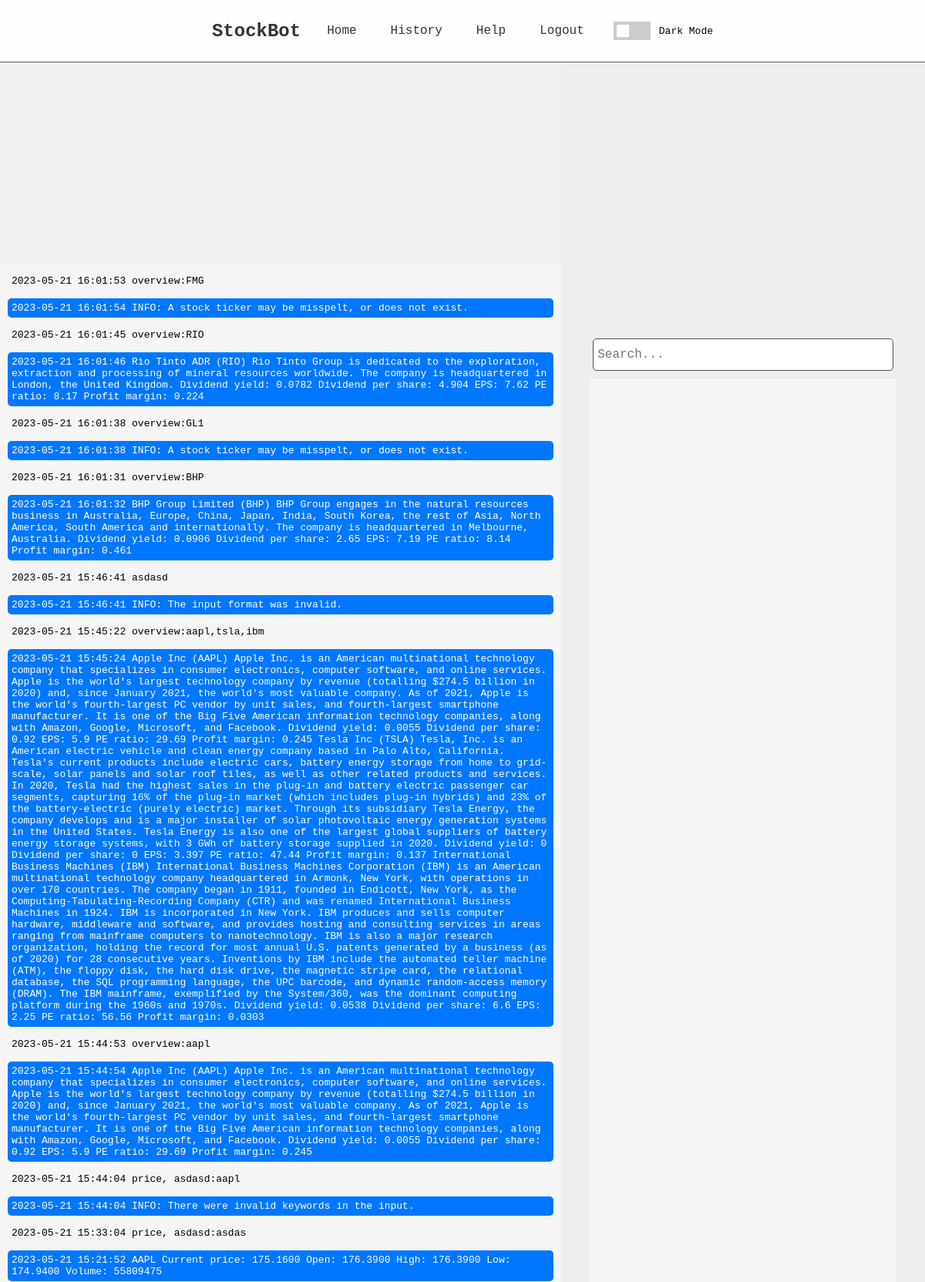
The page /history (signed in, upper part) on the database its author committed.
### app/models.py (models this page shows, shortened)
class Message(db.Model):
    id = db.Column(db.Integer, primary_key=True)
    conversationId = db.Column(db.Integer, primary_key=True)
    parentId = db.Column(db.String(36))
    userId = db.Column(db.Integer, db.ForeignKey("user.id"), primary_key=True)
    timeStamp = db.Column(db.DateTime)
    content = db.Column(db.Text)
    isUser = db.Column(db.Boolean)

### app/routes.py (the view)
@app.route('/history')
@login_required
def history():
    messages_object = db.session.execute(text("SELECT * FROM message WHERE userId==" + str(current_user.id) + " ORDER BY timeStamp DESC;"))
    sent, response, sent_timestamp, response_timestamp = [], [], [], []
    for message in messages_object:
        if message.isUser == True:
            sent.append(message.content)
            sent_timestamp.append(message.timeStamp[:19])
        else:
            response.append(message.content)
            response_timestamp.append(message.timeStamp[:19])
    return render_template("history.html", messages=zip(sent_timestamp, sent, response_timestamp, response))

### app/models.py (called while the page is built)
@login.user_loader
def loadUser(id):
    return User.query.get(int(id))

### app/templates/history.html (shortened to what this page needs)
{% extends "base.html" %} {% block title %} History {% endblock %} {% block
content %}
<div id="conversation">
  {% for sTimestamp, sent, rTimestamp, response in messages %}
  <div class="sent-message">{{ sTimestamp }} {{ sent }}</div>
  <div class="message">{{ rTimestamp }} {{ response }}</div>
  {% endfor %}
</div>
<div id="search-bar">
  <input type="text" placeholder="Search...">
  <div id="search-results"></div>
</div>
{% endblock %}

### app/templates/base.html (shortened to what this page needs)
<!DOCTYPE html>
<html lang="en">
  <head>
    <link
      rel="stylesheet"
      href="{{ url_for('static', filename = 'styles.css') }}"
    >
    <link
      rel="stylesheet"
      href="https://cdnjs.cloudflare.com/ajax/libs/font-awesome/6.0.0-beta2/css/all.min.css"
    >
  </head>
  <body>
    <header class="navbar">
      <nav class="nav-container" role="menubar">
        <a href="/" class="logo">StockBot</a>
        <ul class="menu">
          <li role="menuitem" aria-label="Chat" class="active">
            <div>
              <a href="/">Home</a>
            </div>
          </li>
          {% if current_user.is_authenticated %}
          <li role="menuitem" aria-label="History" class="active">
            <div>
              <a href="/history">History</a>
            </div>
          </li>
          {% endif %}
          <li>
            <div>
              <a href="/help">Help</a>
            </div>
          </li>
          {% if current_user.is_authenticated %}
          <li role="menuitem" aria-label="Welcome" class="active">
            <div>
              <a href="/logout">Logout</a>
            </div>
          </li>
          {% endif %}
        </ul>
        <div class="toggle-container">
          <input type="checkbox" id="toggle-switch" class="toggle-switch">
          <label for="toggle-switch">Dark Mode</label>
        </div>
      </nav>
    </header>
    {% block content %} {% endblock %}
  </body>
</html>

### app/static/styles.css (style rules this page uses)
:root { --background-light: #f0f0f0; --background-dark: #303030; --text-light: #000; --text-dark: #f0f0f0; --input-border-light: #ccc; --input-border-dark: #4d4d4d; --button-background-light: #0077ff; --button-background-dark: #3b82f6; --button-background-hover: #00428d; }
body { font-family: monospace; background-color: var(--background-light); color: var(--text-light); display: flex; justify-content: center; align-items: center; height: 100vh; margin: 0; transition: all 0.3s; -webkit-transition: all 0.3s; -moz-transition: all 0.3s; -ms-transition: all 0.3s; -o-transition: all 0.3s; }
.navbar { position: fixed; top: 0; left: 0; right: 0; background-color: rgba(255, 255, 255, 0.9); border-bottom: #5a5a5a 1px solid; z-index: 100; width: 100%; display: flex; justify-content: space-between; align-items: center; list-style: none; }
.nav-container { display: flex; justify-content: space-between; align-items: center; padding: 0.5rem 2rem; max-width: 1200px; margin: 0 auto; }
.logo { font-size: 1.5rem; font-weight: bold; color: #333; text-decoration: none; flex: 1; text-align: center; display: flex; align-items: center; }
.toggle-container { display: flex; align-items: center; margin-left: 1.5rem; }
.toggle-switch { position: relative; appearance: none; outline: none; cursor: pointer; width: 3rem; height: 1.5rem; border-radius: 0rem; background-color: var(--input-border-light); transition: all 0.3s; -webkit-border-radius: 0rem; -moz-border-radius: 0rem; -ms-border-radius: 0rem; -o-border-radius: 0rem; }
.toggle-switch::before { content: ""; position: absolute; top: 0.25rem; left: 0.25rem; width: 1rem; height: 1rem; border-radius: 1%; background-color: #fff; transition: all 0.3s; -webkit-border-radius: 1%; -moz-border-radius: 1%; -ms-border-radius: 1%; -o-border-radius: 1%; }
label { margin-left: 0.5rem; }
#conversation { width: 60%; height: 80%; background-color: #f5f5f5; overflow-y: auto; padding: 10px; }
#search-bar { width: 40%; height: 100%; background-color: #eee; display: flex; flex-direction: column; justify-content: center; align-items: center; }
#search-bar input { width: 80%; height: 30px; margin-bottom: 10px; padding: 5px; border-radius: 5px; border: none; font-size: 16px; font-family: monospace; border: solid 1px var(--input-border-dark); }
#search-results { width: 80%; height: 73%; overflow-y: auto; background-color: #f5f5f5; padding: 10px; }
.message { background-color: #0077ff; color: #fff; padding: 5px; margin-bottom: 10px; border-radius: 5px; }
.sent-message { padding: 5px; margin-bottom: 10px; border-radius: 5px; }
.menu { display: flex; color: var(--background-dark); }
.menu li a { padding: 10px; text-decoration: none; color: inherit; transition: color 0.3s; display: flex; list-style: none; align-items: center; flex: 1; justify-content: center; margin-left: 1.5rem; text-decoration: none; color: #333; font-size: 1rem; font-weight: 500; transition: color 0.3s; -webkit-transition: color 0.3s; -moz-transition: color 0.3s; -ms-transition: color 0.3s; -o-transition: color 0.3s; }
ul.menu { list-style-type: none; padding: 0; }

### rows shown on the page
Message: messages "overview:FMG"
Message: messages "INFO: A stock ticker may be misspelt, or does not exist."
Message: messages "overview:RIO"
Message: messages "Rio Tinto ADR (RIO) Rio Tinto Group is dedicated to the exploration, extraction and processing of mineral resources worldwide. The company is headquartered in London, the United Kingdom. Dividend yield: 0.0782 Dividend per share: 4.904 EPS: 7.62 PE ratio: 8.17 Profit margin: 0.224"
Message: messages "overview:GL1"
Message: messages "INFO: A stock ticker may be misspelt, or does not exist."
Message: messages "overview:BHP"
Message: messages "BHP Group Limited (BHP) BHP Group engages in the natural resources business in Australia, Europe, China, Japan, India, South Korea, the rest of Asia, North America, South America and internationally. The company is headquartered in Melbourne, Australia. Dividend yield: 0.0906 Dividend per share: 2.65 EPS: 7.19 PE ratio: 8.14 Profit margin: 0.461"
Message: messages "asdasd"
Message: messages "INFO: The input format was invalid."
Message: messages "overview:aapl,tsla,ibm"
Message: messages "Apple Inc (AAPL) Apple Inc. is an American multinational technology company that specializes in consumer electronics, computer software, and online services. Apple is the world's largest technology company by revenue (totalling $274.5 billion in 2020) and, since January 2021, the world's most valuable company. As of 2021, Apple is the world's fourth-largest PC vendor by unit sales, and fourth-largest smartphone manufacturer. It is one of the Big Five American information technology companies, along with Amazon, Google, Microsoft, and Facebook. Dividend yield: 0.0055 Dividend per share: 0.92 EPS: 5.9 PE ratio: 29.69 Profit margin: 0.245 Tesla Inc (TSLA) Tesla, Inc. is an American electric…"
Message: messages "overview:aapl"
Message: messages "Apple Inc (AAPL) Apple Inc. is an American multinational technology company that specializes in consumer electronics, computer software, and online services. Apple is the world's largest technology company by revenue (totalling $274.5 billion in 2020) and, since January 2021, the world's most valuable company. As of 2021, Apple is the world's fourth-largest PC vendor by unit sales, and fourth-largest smartphone manufacturer. It is one of the Big Five American information technology companies, along with Amazon, Google, Microsoft, and Facebook. Dividend yield: 0.0055 Dividend per share: 0.92 EPS: 5.9 PE ratio: 29.69 Profit margin: 0.245"
Message: messages "price, asdasd:aapl"
Message: messages "INFO: There were invalid keywords in the input."
Message: messages "price, asdasd:asdas"
Message: messages "AAPL Current price: 175.1600 Open: 176.3900 High: 176.3900 Low: 174.9400 Volume: 55809475"

### other values the page prints
{{ sTimestamp }} "2023-05-21 16:01:53" "2023-05-21 16:01:45" "2023-05-21 16:01:38" "2023-05-21 16:01:31" "2023-05-21 15:46:41" "2023-05-21 15:45:22" "2023-05-21 15:44:53" "2023-05-21 15:44:04" "2023-05-21 15:33:04"
{{ rTimestamp }} "2023-05-21 16:01:54" "2023-05-21 16:01:46" "2023-05-21 16:01:38" "2023-05-21 16:01:32" "2023-05-21 15:46:41" "2023-05-21 15:45:24" "2023-05-21 15:44:54" "2023-05-21 15:44:04" "2023-05-21 15:21:52"
